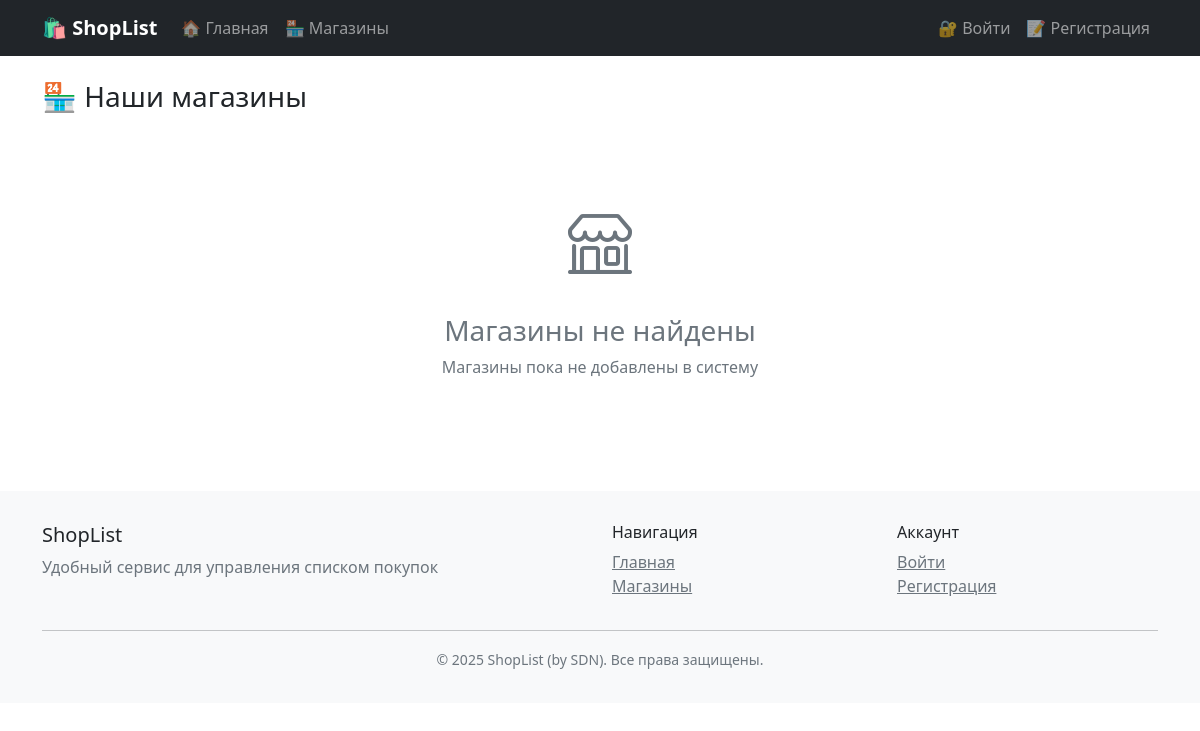
The page /shops/ on the database as committed earlier.
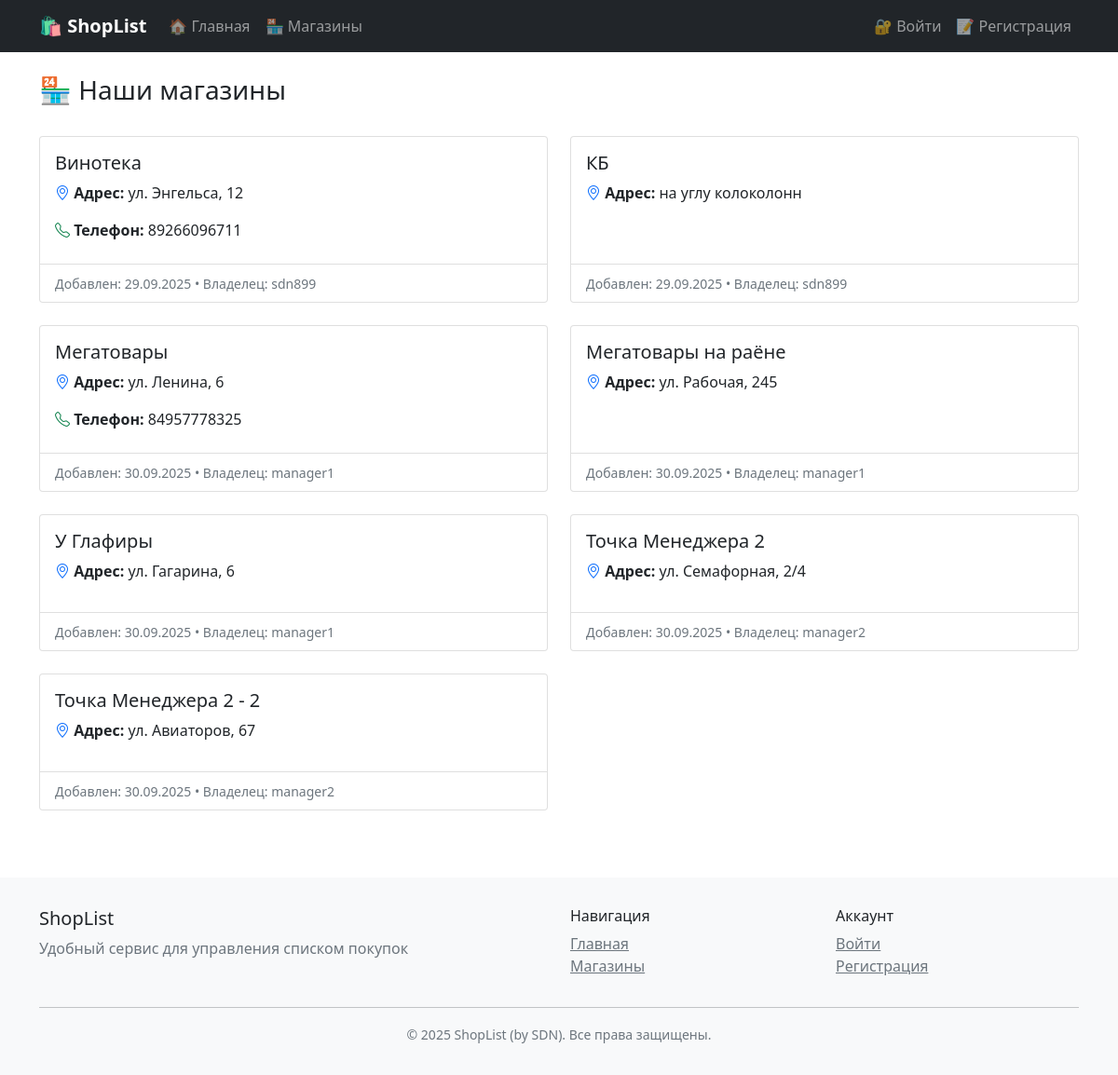
The same page on the database as committed later.
### products/models.py (models this page shows, shortened)
class Shop(models.Model):
    name = models.CharField(max_length=200, verbose_name='Название магазина')
    address = models.TextField(verbose_name='Адрес')
    phone = models.CharField(max_length=20, blank=True, verbose_name='Телефон')
    opening_hours = models.CharField(max_length=100, blank=True, verbose_name='Часы работы')
    latitude = models.FloatField(null=True, blank=True, verbose_name='Широта')
    longitude = models.FloatField(null=True, blank=True, verbose_name='Долгота')
    owner = models.ForeignKey(settings.AUTH_USER_MODEL, on_delete=models.CASCADE, verbose_name='Владелец',
                              related_name='shops')
    created_at = models.DateTimeField(auto_now_add=True)
    class Meta:
        verbose_name = 'Магазин'
        verbose_name_plural = 'Магазины'

### users/models.py (models this page shows, shortened)
class CustomUser(AbstractUser):
    ROLE_CHOICES = [
        ('user', 'Пользователь'),
        ('manager', 'Менеджер'),
        ('admin', 'Администратор'),
    ]
    role = models.CharField(
        max_length=20,
        choices=ROLE_CHOICES,
        default='user',
        verbose_name="Роль"
    )
    class Meta:
        verbose_name = "Пользователь"
        verbose_name_plural = "Пользователи"

### products/views.py (the view)
# urls.py: path('shops/', views.shop_list, name='shop_list'),
def shop_list(request):
    shops = Shop.objects.all()
    return render(request, 'products/shop_list.html', {'shops': shops})

### templates/products/shop_list.html (shortened to what this page needs)
{% extends 'base.html' %}
{% block content %}
<div class="container mt-4">
    <div class="d-flex justify-content-between align-items-center mb-4">
        <h1 class="h3">🏪 Наши магазины</h1>
    </div>
    {% if shops %}
    <div class="row">
        {% for shop in shops %}
        <div class="col-md-6 mb-4">
            <div class="card h-100">
                <div class="card-body">
                    <h5 class="card-title">{{ shop.name }}</h5>
                    <div class="mb-3">
                        <i class="bi bi-geo-alt text-primary"></i>
                        <strong>Адрес:</strong> {{ shop.address }}
                    </div>
                    {% if shop.phone %}
                    <div class="mb-2">
                        <i class="bi bi-telephone text-success"></i>
                        <strong>Телефон:</strong> {{ shop.phone }}
                    </div>
                    {% endif %}
                </div>
                <div class="card-footer bg-transparent">
                    <small class="text-muted">
                        Добавлен: {{ shop.created_at|date:"d.m.Y" }}
                        {% if shop.owner %}
                        • Владелец: {{ shop.owner.username }}
                        {% endif %}
                    </small>
                </div>
            </div>
        </div>
        {% endfor %}
    </div>
    {% else %}
    <div class="text-center py-5">
        <div class="mb-4">
            <i class="bi bi-shop" style="font-size: 4rem; color: #6c757d;"></i>
        </div>
        <h3 class="text-muted">Магазины не найдены</h3>
        <p class="text-muted">Магазины пока не добавлены в систему</p>
    </div>
    {% endif %}
</div>
{% endblock %}

Rows that differ between the two databases and show on the page:
added Shop: name "Винотека", address "ул. Энгельса, 12", phone "89266096711", created_at "29.09.2025", owner.username "sdn899"
added Shop: name "КБ", address "на углу колоколонн", created_at "29.09.2025", owner.username "sdn899"
added Shop: name "Мегатовары", address "ул. Ленина, 6", phone "84957778325", created_at "30.09.2025", owner.username "manager1"
added Shop: name "Мегатовары на раёне", address "ул. Рабочая, 245", created_at "30.09.2025", owner.username "manager1"
added Shop: name "У Глафиры", address "ул. Гагарина, 6", created_at "30.09.2025", owner.username "manager1"
added Shop: name "Точка Менеджера 2", address "ул. Семафорная, 2/4", created_at "30.09.2025", owner.username "manager2"
added Shop: name "Точка Менеджера 2 - 2", address "ул. Авиаторов, 67", created_at "30.09.2025", owner.username "manager2"
Other text that changed with them:
text no longer shown: "Магазины не найдены Магазины пока не добавлены в систему"
